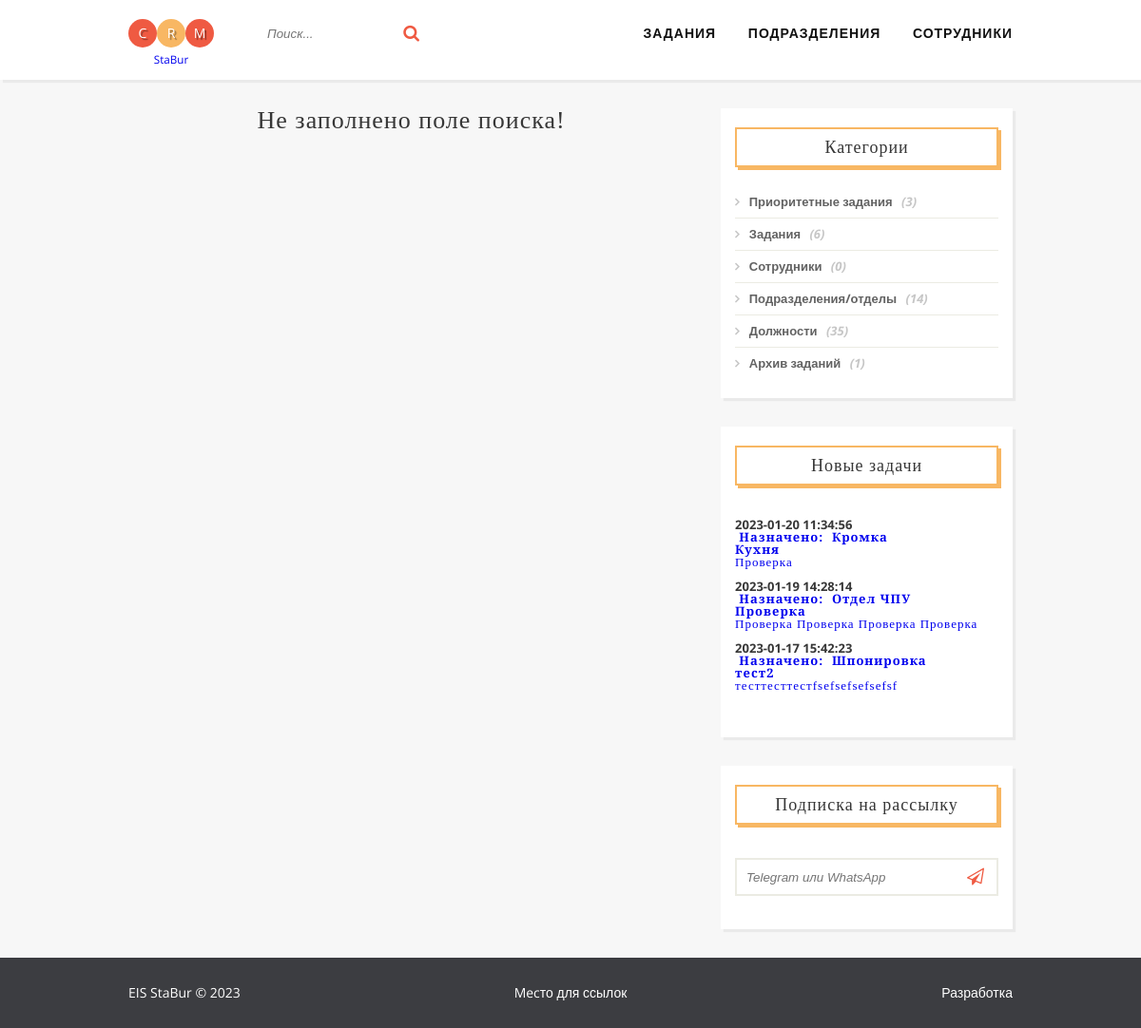
Screenshot of /search.php with the database file from the repository.
### tables this page shows
CREATE TABLE `tasks` (
  `id_task` int(12) UNSIGNED NOT NULL,
  `name_task` varchar(250) NOT NULL,
  `priority_task` varchar(100) DEFAULT NULL,
  `status_task` int(2) UNSIGNED NOT NULL,
  `description_task` text NOT NULL,
  `department_task` int(4) UNSIGNED NOT NULL,
  `datetime_create_task` datetime NOT NULL,
  `datetime_out_task` datetime NOT NULL,
  `url_task` varchar(255) NOT NULL
);

CREATE TABLE `department` (
  `id_depart` int(4) UNSIGNED NOT NULL,
  `name_depart` varchar(250) NOT NULL,
  `description_depart` text NOT NULL,
  `code_depart` varchar(12) NOT NULL
);

### inc/right_block.php (the view)
<?php
$query=$pdo_conn->query("SELECT COUNT(*) as count FROM tasks WHERE status_task!='4'");
$query->setFetchMode(PDO::FETCH_ASSOC);
$row_tasks=$query->fetch();
$count_tasks=$row_tasks['count'];
$query=$pdo_conn->query("SELECT COUNT(*) as count FROM tasks WHERE priority_task='Yes'");
$query->setFetchMode(PDO::FETCH_ASSOC);
$row_tasks_prior=$query->fetch();
$count_tasks_prior=$row_tasks_prior['count'];
$query=$pdo_conn->query("SELECT COUNT(*) as count FROM tasks WHERE status_task='4'");
$query->setFetchMode(PDO::FETCH_ASSOC);
$row_tasks_arch=$query->fetch();
$count_tasks_arch=$row_tasks_arch['count'];
$query=$pdo_conn->query("SELECT COUNT(*) as count FROM worker");
$query->setFetchMode(PDO::FETCH_ASSOC);
$row_worker=$query->fetch();
$count_worker=$row_worker['count'];
$query=$pdo_conn->query("SELECT COUNT(*) as count FROM department");
$query->setFetchMode(PDO::FETCH_ASSOC);
$row_depart=$query->fetch();
$count_depart=$row_depart['count'];
$query=$pdo_conn->query("SELECT COUNT(*) as count FROM position_worker");
$query->setFetchMode(PDO::FETCH_ASSOC);
$row_position=$query->fetch();
$count_position=$row_position['count'];
$task_recent = $pdo_conn->query("SELECT * FROM tasks ORDER BY id_task DESC LIMIT 3");
?>
  <aside>
  <div class="widget">
    <h3 class="widget-title">Категории</h3>
    <ul class="widget-category-list">
      <li><a href="./tasks_priority.php">Приоритетные задания</a> (<?php echo "$count_tasks_prior"; ?>)</li>
      <li><a href="./tasks.php">Задания</a> (<?php echo "$count_tasks"; ?>)</li>
      <li><a href="./worker.php">Сотрудники</a> (<?php echo "$count_worker"; ?>)</li>
      <li><a href="./department.php">Подразделения/отделы</a> (<?php echo "$count_depart"; ?>)</li>
      <li><a href="./positions.php">Должности</a> (<?php echo "$count_position"; ?>)</li>
      <li><a href="./archive.php">Архив заданий</a> (<?php echo "$count_tasks_arch"; ?>)</li>
    </ul>
  </div>
  <div class="widget">
    <h3 class="widget-title">Новые задачи</h3>
    <ul class="widget-posts-list">
      <li>
      <? foreach ($task_recent as $row): ?>
        <div class="post-image-small"><?=$row['datetime_create_task']?></div>
        <h4 class="widget-post-title">&nbsp;<a href="tasks.php#<?=$row['id_task']?>"><b>Назначено:&nbsp;
          <?
          $view_dt = "SELECT * FROM department";
          $view_dt = $pdo_conn->query($view_dt);
          while($row_dt = $view_dt->fetch(PDO::FETCH_ASSOC))
          {
          if($row_dt['id_depart']==$row['department_task']) { echo $row_dt['name_depart']; }
          }
          ?>
          </b><br /><b><?=$row['name_task']?></b><br /><?=$row['description_task']?></a><br /><br /></h3>
      <? endforeach ?>
      </li>
    </ul>
  </div>
  <div class="widget">
    <h3 class="widget-title">Подписка на рассылку</h3>
    <form action="" method="post" id="subscribe">
      <input type="telegram" name="messager" placeholder="Telegram или WhatsApp" required>
      <button type="submit"><i class="fa fa-paper-plane-o"></i></button>
    </form>
  </div>
</aside>

### css/style.css (style rules this page uses)
*, *:after, *:before { box-sizing: border-box; padding: 0; margin: 0; transition: .5s ease-in-out; }
ul { list-style: none; }
a { text-decoration: none; outline: none; }
h1, h2, h3, h4, h5, h6 { font-family: 'Playfair Display'; font-weight: normal; letter-spacing: 1px; }
body { font-family: 'Open Sans', arial, sans-serif; font-size: 14px; line-height: 1; color: #373737; background: #f7f7f7; }
header:after, .container:after, footer:after, .widget-posts-list li:after, #subscribe:after { content: ""; display: table; clear: both; }
aside { width: 33%; float: right; }
.widget { padding: 20px 15px; background: white; font-size: 13px; font-weight: bold; margin-bottom: 30px; box-shadow: 3px 3px 1px rgba(0, 0, 0, .05); }
.widget-title { font-size: 18px; padding: 10px; margin-bottom: 20px; text-align: center; border: 2px solid #F8B763; box-shadow: 3px 3px 0 0 #F8B763; }
.widget-category-list li { border-bottom: 1px solid #EBEBE3; padding: 10px 0; color: #c6c6c6; font-style: italic; }
.widget-category-list li:last-child { border-bottom: none; }
.widget-category-list li a { color: #626262; margin-right: 6px; font-style: normal; }
.widget-category-list li a:before { content: "\f105"; display: inline-block; font-family: 'FontAwesome'; margin-right: 10px; color: #c6c6c6; }
.widget-posts-list li { border-top: 1px solid #EBEBE3; padding: 15px 0; }
.widget-posts-list li:nth-child(1) { border-top: none; }
.post-image-small { width: 50%; float: left; margin-right: 15px; }
.widget-post-title { float: left; }
#subscribe { position: relative; width: 100%; padding: 15px 0; }
#subscribe input { width: 100%; display: block; float: left; border: 2px solid #EBEBE3; padding: 0 0 0 10px; height: 40px; position: relative; outline: none; color: #9E9C9C; font-style: italic; }
#subscribe button { padding: 0 15px; background: transparent; height: 40px; border: none; position: absolute; right: 0; color: #EF5A42; cursor: pointer; font-size: 18px; }

### rows the page displays
tasks: datetime_create_task "2023-01-20 11:34:56", name_task "Кухня", description_task "Проверка"
department: name_depart "Кромка"
tasks: datetime_create_task "2023-01-19 14:28:14", name_task "Проверка", description_task "Проверка Проверка Проверка Проверка"
department: name_depart "Отдел ЧПУ"
tasks: datetime_create_task "2023-01-17 15:42:23", name_task "тест2", description_task "тесттесттестfsefsefsefsefsf"
department: name_depart "Шпонировка"

### other values shown
$count_tasks_prior "3"
$count_tasks "6"
$count_worker "0"
$count_depart "14"
$count_position "35"
$count_tasks_arch "1"
